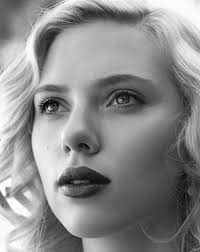
#> input picture yalefaces/subject0.0.jpg, 200 x 252 px
$ python -i genderdetection.py   (imports and definitions only)   (Python 2 division)
#> lines starting #> are read from the running program, lines starting #| are printed output that depends on the picture
#!/usr/bin/python

# Import the required modules
import cv2, os
import numpy as np
from PIL import Image


# For face detection we will use the Haar Cascade provided by OpenCV.
cascadePath = "haarcascade_frontalface_default.xml"
faceCascade = cv2.CascadeClassifier(cascadePath)

# For face recognition we will the the LBPH Face Recognizer
# [1 line that did not run here, left out]


########################################################################################################################
#               functions
########################################################################################################################


def get_images_and_labels(path):
    # Append all the absolute image paths in a list image_paths
    # We will not read the image with the .sad extension in the training set
    # Rather, we will use them to test our accuracy of the training
#> called with path = './yalefaces'
    image_paths = [os.path.join(path, f) for f in os.listdir(path)]
    # images will contains face images
    images = []
    # labels will contains the label that is assigned to the image
    labels = []
    #gender will contains 1 or 0 indecating male or female
    gender =[]
    for image_path in image_paths:
        # Read the image and convert to grayscale
        image_pil = Image.open(image_path).convert('L')
        # Convert the image format into numpy array
        image = np.array(image_pil, 'uint8')
        # Get the label of the image
        nbr = int(os.path.split(image_path)[1].split(".")[0].replace("subject", ""))
        gender_current=int(os.path.split(image_path)[1].split(".")[1].replace("subject", ""))
        # Detect the face in the image
        faces = faceCascade.detectMultiScale(image)
#> faces = [[10, 49, 143, 143]]
        # If face is detected, append the face to images and the label to labels
        for (x, y, w, h) in faces:
            images.append(image[y: y + h, x: x + w])
            labels.append(nbr)
            gender.append(gender_current)

            cv2.imshow("Adding faces to traning set...", image[y: y + h, x: x + w])
            cv2.waitKey(50)
#> this loop made 1 pass
#> pass 1, in get_images_and_labels, `cv2.imshow("Adding faces to traning set...", image[y: y + h, x: x + w])`:
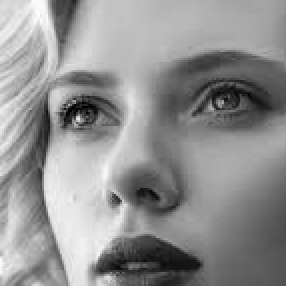
#> window 'Adding faces to traning set...': shape (143, 143) (shown 2 times larger); min 0, max 254, mean 145.5
#> after the loop, gender = [0]; images = 1 item; labels = [0]
#> pass 2 of the loop in get_images_and_labels, `for image_path in image_paths:`:
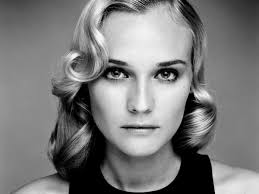
#> input picture yalefaces/subject1.0.jpg, 259 x 194 px
#> image_pil: PIL image 259x194 L
#> in get_images_and_labels, `faces = faceCascade.detectMultiScale(image)`: faces = [[80, 29, 121, 121]]
#> the loop in get_images_and_labels, `for (x, y, w, h) in faces:` made 1 pass
#> pass 1, in get_images_and_labels, `cv2.imshow("Adding faces to traning set...", image[y: y + h, x: x + w])`:
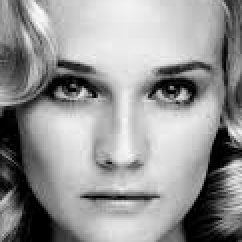
#> window 'Adding faces to traning set...': shape (121, 121) (shown 2 times larger); min 0, max 253, mean 149.7
#> after the loop in get_images_and_labels, `for (x, y, w, h) in faces:`: gender = [0, 0]; images = 2 items; labels = [0, 1]
#> pass 3 of the loop in get_images_and_labels, `for image_path in image_paths:`:
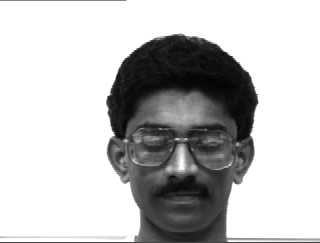
#> input picture yalefaces/subject10.1.jpg, 320 x 243 px
#> in get_images_and_labels, image_pil is the input picture: PIL image 320x243 L; min 3, max 255, mean 192.8
#> in get_images_and_labels, `faces = faceCascade.detectMultiScale(image)`: faces = [[111, 88, 140, 140]]
#> the loop in get_images_and_labels, `for (x, y, w, h) in faces:` made 1 pass
#> pass 1, in get_images_and_labels, `cv2.imshow("Adding faces to traning set...", image[y: y + h, x: x + w])`:
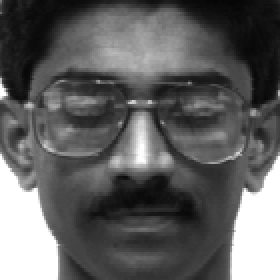
#> window 'Adding faces to traning set...': shape (140, 140) (shown 2 times larger); min 5, max 255, mean 95.9
#> after the loop in get_images_and_labels, `for (x, y, w, h) in faces:`: gender = [0, 0, 1]; images = 3 items; labels = [0, 1, 10]
#> the loop made 4 passes; the first 3 are shown
    # return the images list and labels list
    print("lables")
    print(labels)
    print("gender_current")
    print(gender)
    return images, labels, gender

                                              #############################################################################
def image_prediction(image_path):   #comparing the image in image_path to the data base
    # [5 lines of commented-out code are left out]
    counter_above=0
    counter_correct=0

    found_flag=0
    predict_image_pil = Image.open(image_path).convert('L')
    predict_image = np.array(predict_image_pil, 'uint8')
    faces = faceCascade.detectMultiScale(predict_image)
#> faces = [[10, 49, 143, 143]]

    print(faces)
#| [[ 10  49 143 143]]

    for (x, y, w, h) in faces:
            nbr_predicted, conf = recognizer.predict(predict_image[y: y + h, x: x + w])
            nbr_actual = int(os.path.split(image_path)[1].split(".")[0].replace("subject", ""))
            #current_gender=int(os.path.split(image_path)[1].split(".")[1].replace("subject", ""))
         #   print(conf)


            if nbr_actual == nbr_predicted:
                print "{} is Correctly Recognized with confidence {}".format(nbr_actual, conf)
                cv2.imshow("Recognizing Face", predict_image[y: y + h, x: x + w])
                cv2.waitKey(1000)
                found_flag=1;
                counter_correct=counter_correct+1

                if conf >= 50:
                    counter_above=counter_above+1
                break
            else:
                print "{} is Incorrect Recognized as {}".format(nbr_actual, nbr_predicted)

    if found_flag == 0:
        print('new image')

    return nbr_predicted

#############################################################################################################################################

# Path to the Yale Dataset
path = './yalefaces'

# Call the get_images_and_labels function and get the face images and the
# corresponding labels

images, labels, gender = get_images_and_labels(path)
# [6 lines not run here, left out]
# [1 line that did not run here, left out]

# [1 line not run here, left out]
counter=0

#print('labeless abara ')
#print(labels)

# [16 lines not run here, left out]


# Append the images with the extension .sad into image_paths
##image_paths = [os.path.join(path, f) for f in os.listdir(path) if f.endswith('.sad')]
#image_path = "./predict\subject88.sad"

#> (the run stopped early here; a loop or call above may not have finished)
